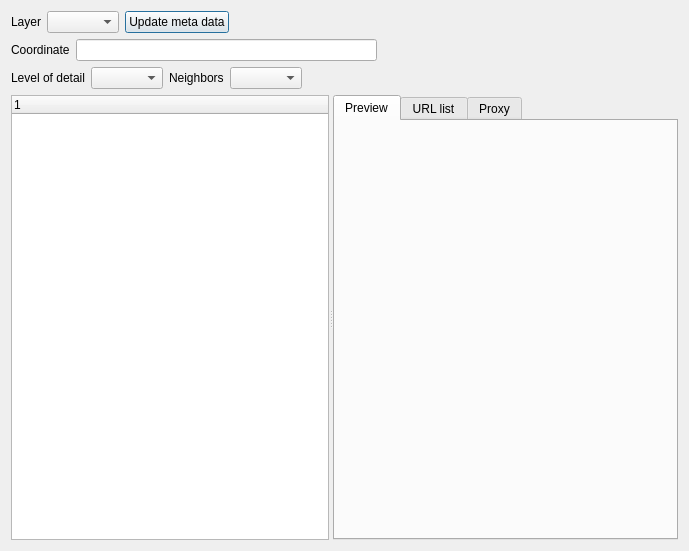
<?xml version="1.0" encoding="UTF-8"?>
<ui version="4.0">
 <class>TileInspectorDialog</class>
 <widget class="QDialog" name="TileInspectorDialog">
  <property name="geometry">
   <rect>
    <x>0</x>
    <y>0</y>
    <width>689</width>
    <height>551</height>
   </rect>
  </property>
  <property name="windowTitle">
   <string>Tile Inspector</string>
  </property>
  <layout class="QVBoxLayout" name="verticalLayout">
   <item>
    <layout class="QHBoxLayout" name="horizontalLayout_3">
     <item>
      <widget class="QLabel" name="label_4">
       <property name="sizePolicy">
        <sizepolicy hsizetype="Preferred" vsizetype="Minimum">
         <horstretch>0</horstretch>
         <verstretch>0</verstretch>
        </sizepolicy>
       </property>
       <property name="text">
        <string>Layer</string>
       </property>
      </widget>
     </item>
     <item>
      <widget class="QComboBox" name="layer">
       <property name="sizePolicy">
        <sizepolicy hsizetype="Preferred" vsizetype="Minimum">
         <horstretch>0</horstretch>
         <verstretch>0</verstretch>
        </sizepolicy>
       </property>
      </widget>
     </item>
     <item>
      <widget class="QPushButton" name="updateMetaDataButton">
       <property name="text">
        <string>Update meta data</string>
       </property>
      </widget>
     </item>
     <item>
      <spacer name="horizontalSpacer">
       <property name="orientation">
        <enum>Qt::Horizontal</enum>
       </property>
       <property name="sizeHint" stdset="0">
        <size>
         <width>40</width>
         <height>20</height>
        </size>
       </property>
      </spacer>
     </item>
    </layout>
   </item>
   <item>
    <layout class="QHBoxLayout" name="horizontalLayout_2">
     <item>
      <widget class="QLabel" name="label">
       <property name="sizePolicy">
        <sizepolicy hsizetype="Preferred" vsizetype="Minimum">
         <horstretch>0</horstretch>
         <verstretch>0</verstretch>
        </sizepolicy>
       </property>
       <property name="text">
        <string>Coordinate</string>
       </property>
      </widget>
     </item>
     <item>
      <widget class="QLineEdit" name="coordinate">
       <property name="sizePolicy">
        <sizepolicy hsizetype="Expanding" vsizetype="Minimum">
         <horstretch>0</horstretch>
         <verstretch>0</verstretch>
        </sizepolicy>
       </property>
      </widget>
     </item>
     <item>
      <spacer name="horizontalSpacer_2">
       <property name="orientation">
        <enum>Qt::Horizontal</enum>
       </property>
       <property name="sizeHint" stdset="0">
        <size>
         <width>40</width>
         <height>20</height>
        </size>
       </property>
      </spacer>
     </item>
    </layout>
   </item>
   <item>
    <layout class="QHBoxLayout" name="horizontalLayout">
     <item>
      <widget class="QLabel" name="label_2">
       <property name="sizePolicy">
        <sizepolicy hsizetype="Preferred" vsizetype="Minimum">
         <horstretch>0</horstretch>
         <verstretch>0</verstretch>
        </sizepolicy>
       </property>
       <property name="text">
        <string>Level of detail</string>
       </property>
      </widget>
     </item>
     <item>
      <widget class="QComboBox" name="levelOfDetail">
       <property name="sizePolicy">
        <sizepolicy hsizetype="Preferred" vsizetype="Minimum">
         <horstretch>0</horstretch>
         <verstretch>0</verstretch>
        </sizepolicy>
       </property>
      </widget>
     </item>
     <item>
      <widget class="QLabel" name="label_3">
       <property name="sizePolicy">
        <sizepolicy hsizetype="Preferred" vsizetype="Minimum">
         <horstretch>0</horstretch>
         <verstretch>0</verstretch>
        </sizepolicy>
       </property>
       <property name="text">
        <string>Neighbors</string>
       </property>
      </widget>
     </item>
     <item>
      <widget class="QComboBox" name="numNeighbors">
       <property name="sizePolicy">
        <sizepolicy hsizetype="Preferred" vsizetype="Minimum">
         <horstretch>0</horstretch>
         <verstretch>0</verstretch>
        </sizepolicy>
       </property>
      </widget>
     </item>
     <item>
      <spacer name="horizontalSpacer_3">
       <property name="orientation">
        <enum>Qt::Horizontal</enum>
       </property>
       <property name="sizeHint" stdset="0">
        <size>
         <width>40</width>
         <height>20</height>
        </size>
       </property>
      </spacer>
     </item>
    </layout>
   </item>
   <item>
    <widget class="QSplitter" name="splitter">
     <property name="sizePolicy">
      <sizepolicy hsizetype="Expanding" vsizetype="Expanding">
       <horstretch>0</horstretch>
       <verstretch>0</verstretch>
      </sizepolicy>
     </property>
     <property name="orientation">
      <enum>Qt::Horizontal</enum>
     </property>
     <widget class="QTreeWidget" name="treeWidget">
      <property name="sizePolicy">
       <sizepolicy hsizetype="Expanding" vsizetype="Maximum">
        <horstretch>0</horstretch>
        <verstretch>0</verstretch>
       </sizepolicy>
      </property>
      <column>
       <property name="text">
        <string notr="true">1</string>
       </property>
      </column>
     </widget>
     <widget class="QTabWidget" name="tabWidget">
      <property name="sizePolicy">
       <sizepolicy hsizetype="Expanding" vsizetype="Maximum">
        <horstretch>0</horstretch>
        <verstretch>0</verstretch>
       </sizepolicy>
      </property>
      <property name="currentIndex">
       <number>0</number>
      </property>
      <widget class="QWidget" name="tabPreview">
       <attribute name="title">
        <string>Preview</string>
       </attribute>
       <layout class="QFormLayout" name="formLayout_3">
        <item row="0" column="0">
         <widget class="QFrame" name="previewImage">
          <property name="frameShape">
           <enum>QFrame::NoFrame</enum>
          </property>
          <property name="frameShadow">
           <enum>QFrame::Plain</enum>
          </property>
         </widget>
        </item>
       </layout>
      </widget>
      <widget class="QWidget" name="tabUrlList">
       <attribute name="title">
        <string>URL list</string>
       </attribute>
       <layout class="QVBoxLayout" name="verticalLayout_2">
        <item>
         <widget class="QTextBrowser" name="urlList">
          <property name="openExternalLinks">
           <bool>true</bool>
          </property>
         </widget>
        </item>
       </layout>
      </widget>
      <widget class="QWidget" name="tabProxy">
       <attribute name="title">
        <string>Proxy</string>
       </attribute>
       <layout class="QVBoxLayout" name="verticalLayout_3">
        <item>
         <widget class="QTextBrowser" name="proxyCmdLines">
          <property name="openExternalLinks">
           <bool>true</bool>
          </property>
         </widget>
        </item>
        <item>
         <widget class="QPushButton" name="saveProxyScript">
          <property name="text">
           <string>Save script...</string>
          </property>
         </widget>
        </item>
       </layout>
      </widget>
     </widget>
    </widget>
   </item>
  </layout>
 </widget>
 <resources/>
 <connections>
  <connection>
   <sender>levelOfDetail</sender>
   <signal>currentIndexChanged(int)</signal>
   <receiver>TileInspectorDialog</receiver>
   <slot>refresh()</slot>
   <hints>
    <hint type="sourcelabel">
     <x>124</x>
     <y>73</y>
    </hint>
    <hint type="destinationlabel">
     <x>344</x>
     <y>275</y>
    </hint>
   </hints>
  </connection>
  <connection>
   <sender>numNeighbors</sender>
   <signal>currentIndexChanged(int)</signal>
   <receiver>TileInspectorDialog</receiver>
   <slot>refresh()</slot>
   <hints>
    <hint type="sourcelabel">
     <x>124</x>
     <y>102</y>
    </hint>
    <hint type="destinationlabel">
     <x>344</x>
     <y>275</y>
    </hint>
   </hints>
  </connection>
  <connection>
   <sender>coordinate</sender>
   <signal>textChanged(QString)</signal>
   <receiver>TileInspectorDialog</receiver>
   <slot>refresh()</slot>
   <hints>
    <hint type="sourcelabel">
     <x>382</x>
     <y>45</y>
    </hint>
    <hint type="destinationlabel">
     <x>344</x>
     <y>275</y>
    </hint>
   </hints>
  </connection>
  <connection>
   <sender>layer</sender>
   <signal>currentIndexChanged(int)</signal>
   <receiver>TileInspectorDialog</receiver>
   <slot>refresh()</slot>
   <hints>
    <hint type="sourcelabel">
     <x>124</x>
     <y>18</y>
    </hint>
    <hint type="destinationlabel">
     <x>344</x>
     <y>275</y>
    </hint>
   </hints>
  </connection>
  <connection>
   <sender>saveProxyScript</sender>
   <signal>clicked()</signal>
   <receiver>TileInspectorDialog</receiver>
   <slot>proxySaveScript()</slot>
   <hints>
    <hint type="sourcelabel">
     <x>344</x>
     <y>525</y>
    </hint>
    <hint type="destinationlabel">
     <x>344</x>
     <y>275</y>
    </hint>
   </hints>
  </connection>
  <connection>
   <sender>updateMetaDataButton</sender>
   <signal>clicked()</signal>
   <receiver>TileInspectorDialog</receiver>
   <slot>updateMetaData()</slot>
   <hints>
    <hint type="sourcelabel">
     <x>177</x>
     <y>16</y>
    </hint>
    <hint type="destinationlabel">
     <x>344</x>
     <y>275</y>
    </hint>
   </hints>
  </connection>
 </connections>
 <slots>
  <slot>refresh()</slot>
  <slot>proxySaveScript()</slot>
  <slot>updateMetaData()</slot>
 </slots>
</ui>
